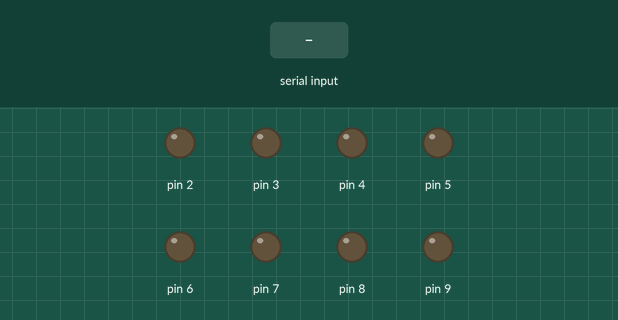
Recording of a sketch running on a simulated Arduino Uno, built with avr-gcc and run on an emulated ATmega328P. Shown: output pins drawn as LEDs (lit = HIGH). The test bench sets the inputs (shaded band).

Above: at 1.2 s.
1.3 s: "ledOn\n" received over Serial
At 3.4 s:
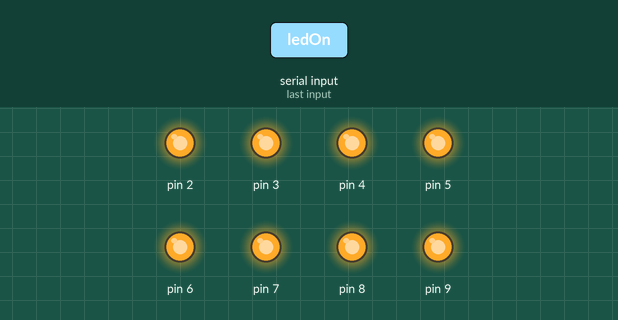
3.8 s: "ledOff\n" received over Serial
At 5.3 s:
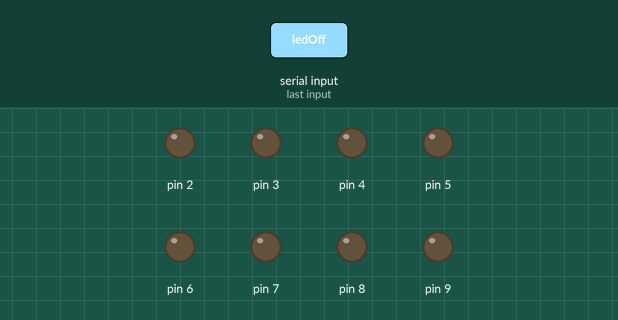
Timing chart, 0 to 6.8 s (numbered marks = the images above; inputs shaded):
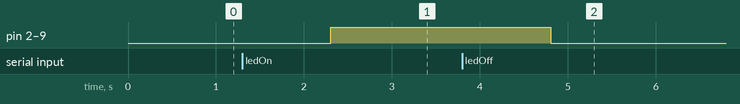

The sketch:

05PuertoSerieCadena.ino
```cpp
void setup() {
  //Colocando los pines de 2-9 como salida
  for (int i=2 ; i<=9 ; i++)
    pinMode(i,OUTPUT);
  //Inicializando Puerto Serie
  Serial.begin(9600);
}

void loop() {
  while ( Serial.available() > 0)
  {
    //Recibiendo la cadena
    String cadenaRecibida = Serial.readStringUntil("\n");
    //Elimando el ultimo caracter
    cadenaRecibida = cadenaRecibida.substring(0,cadenaRecibida.length() - 1);

    if ( cadenaRecibida == "ledOn" )
    {
       for ( int i=2 ; i<=9 ; i++)
          digitalWrite(i,HIGH);
    }
    if ( cadenaRecibida == "ledOff" )
    {
       for ( int i=2 ; i<=9 ; i++)
          digitalWrite(i,LOW);
    }
  }
}
```

Measured:
- after the input at 1.3 s, pin 2–9: LOW → HIGH after 1.0 s
- after the input at 3.8 s, pin 2–9: HIGH → LOW after 1.0 s
